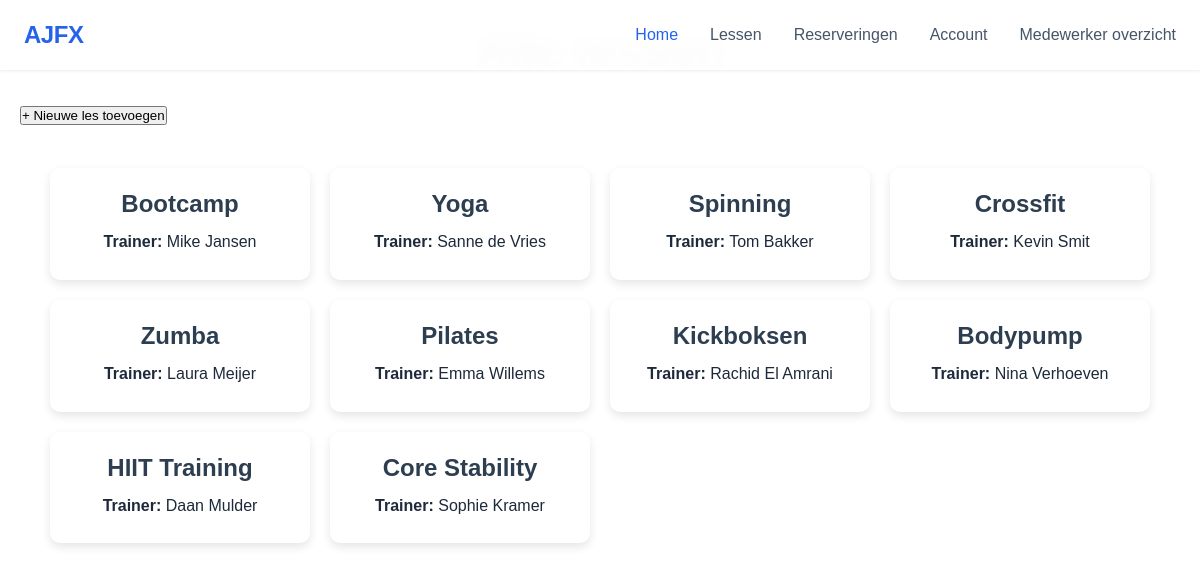
/Alle-lessen.php, run on the app's committed database.
### tables this page shows
create table lessenoverzicht
(
    Id                  INT UNSIGNED            NOT NULL    AUTO_INCREMENT
    ,lessen             VARCHAR(255)            NOT NULL
    ,trainer            VARCHAR(255)            NOT NULL
    ,locatie            VARCHAR(255)            NOT NULL    default 'Sportschool Utrecht'
    ,datum              DATE                    NOT NULL
    ,tijd               TIME                    NOT NULL
    ,lesprijs           DECIMAL(5,2)            NOT NULL
    ,PRIMARY KEY (Id)
);

### Alle-lessen.php (the view, shortened to what this page needs)
<?php
$servername = "localhost";
$username = "root";
$password = "";
$dbname = "lessen";
$conn = new mysqli($servername, $username, $password, $dbname);
if (isset($_GET['zoek']) && $_GET['zoek'] != "") {
    $zoek = strtolower($_GET['zoek']);
    $sql = "SELECT * FROM lessenoverzicht
            WHERE LOWER(lessen) LIKE '%$zoek%'
            OR LOWER(trainer) LIKE '%$zoek%'
            OR LOWER(locatie) LIKE '%$zoek%'
            ORDER BY datum, tijd";
} else {
    $sql = "SELECT * FROM lessenoverzicht ORDER BY datum, tijd";
}
?>
<!DOCTYPE html>
<html lang="nl">
<head>
    <link rel="stylesheet" href="css/lessen-overzicht.css">
</head>
<body>
    <h1>Alle lessen</h1>
    <a href="insert-les.html">
        <button>+ Nieuwe les toevoegen</button>
    </a>
    <div class="lessen-container">
        <?php
        $result = $conn->query($sql);
        if ($result->num_rows > 0) {
            while ($row = $result->fetch_assoc()) {
                echo "<div class='les-card'>";
                echo "<h3>" . $row["lessen"] . "</h3>";
                echo "<p><b>Trainer:</b> " . $row["trainer"] . "</p>";
                echo "</div>";
            }
        } else {
            echo "<p>Geen les gevonden</p>";
        }
        ?>
    </div>
</body>
</html>

### css/lessen-overzicht.css (style rules this page uses)
* { margin:0; padding:0; box-sizing:border-box; }
body { font-family: Arial, sans-serif; background:#f4f4f4; padding:20px; }
h1 { font-family: 'Poppins', sans-serif; text-align:center; margin-bottom:20px; }
.lessen-container { max-width:1100px; margin:40px auto; display:grid; grid-template-columns:repeat(auto-fit, minmax(250px,1fr)); gap:20px; }
.les-card { background:white; padding:20px; border-radius:10px; box-shadow:0 4px 10px rgba(0,0,0,0.1); text-align:center; }
.les-card h3 { margin-bottom:10px; color:#2c3e50; }
.les-card p { margin:5px 0; }

### homepage/styles.css (style rules this page uses)
:root { --primary: #2563eb; --primary-dark: #1d4ed8; --primary-light: #3b82f6; --secondary: #64748b; --accent: #0ea5e9; --dark: #1e293b; --gray-50: #f8fafc; --gray-100: #f1f5f9; --gray-200: #e2e8f0; --gray-300: #cbd5e1; --gray-400: #94a3b8; --gray-600: #475569; --gray-800: #1e293b; --white: #ffffff; --font-main: 'Plus Jakarta Sans', sans-serif; --spacing-xs: 0.5rem; --spacing-sm: 1rem; --spacing-md: 1.5rem; --spacing-lg: 2rem; --spacing-xl: 3rem; --spacing-2xl: 4rem; --radius-sm: 6px; --radius-md: 10px; --radius-lg: 14px; --shadow-sm: 0 1px 3px rgba(0, 0, 0, 0.08); --shadow-md: 0 4px 6px rgba(0, 0, 0, 0.08); --shadow-lg: 0 10px 15px rgba(0, 0, 0, 0.1); }
* { margin: 0; padding: 0; box-sizing: border-box; }
html { scroll-behavior: smooth; }
body { font-family: var(--font-main); font-size: 16px; line-height: 1.6; color: var(--dark); background-color: var(--white); overflow-x: hidden; }
h1, h2, h3, h4, h5, h6 { font-weight: 700; line-height: 1.3; }
h1 { font-size: clamp(2rem, 4vw, 3rem); }
h3 { font-size: clamp(1.25rem, 2vw, 1.75rem); }
.navbar { position: fixed; top: 0; left: 0; right: 0; background: rgba(255, 255, 255, 0.98); backdrop-filter: blur(10px); box-shadow: var(--shadow-sm); z-index: 1000; }
.nav-container { max-width: 1200px; margin: 0 auto; padding: 0 var(--spacing-md); display: flex; justify-content: space-between; align-items: center; height: 70px; }
.logo { font-size: 1.5rem; font-weight: 800; color: var(--primary); text-decoration: none; }
.logo-text { letter-spacing: -0.02em; }
.nav-menu { display: flex; list-style: none; gap: var(--spacing-lg); align-items: center; }
.nav-link { font-weight: 500; color: var(--gray-600); text-decoration: none; padding: 0.5rem 0; transition: color 0.2s; }
.nav-link:hover, .nav-link.active { color: var(--primary); }

### data on the page
lessenoverzicht: lessen "Bootcamp", trainer "Mike Jansen"
lessenoverzicht: lessen "Yoga", trainer "Sanne de Vries"
lessenoverzicht: lessen "Spinning", trainer "Tom Bakker"
lessenoverzicht: lessen "Crossfit", trainer "Kevin Smit"
lessenoverzicht: lessen "Zumba", trainer "Laura Meijer"
lessenoverzicht: lessen "Pilates", trainer "Emma Willems"
lessenoverzicht: lessen "Kickboksen", trainer "Rachid El Amrani"
lessenoverzicht: lessen "Bodypump", trainer "Nina Verhoeven"
lessenoverzicht: lessen "HIIT Training", trainer "Daan Mulder"
lessenoverzicht: lessen "Core Stability", trainer "Sophie Kramer"
